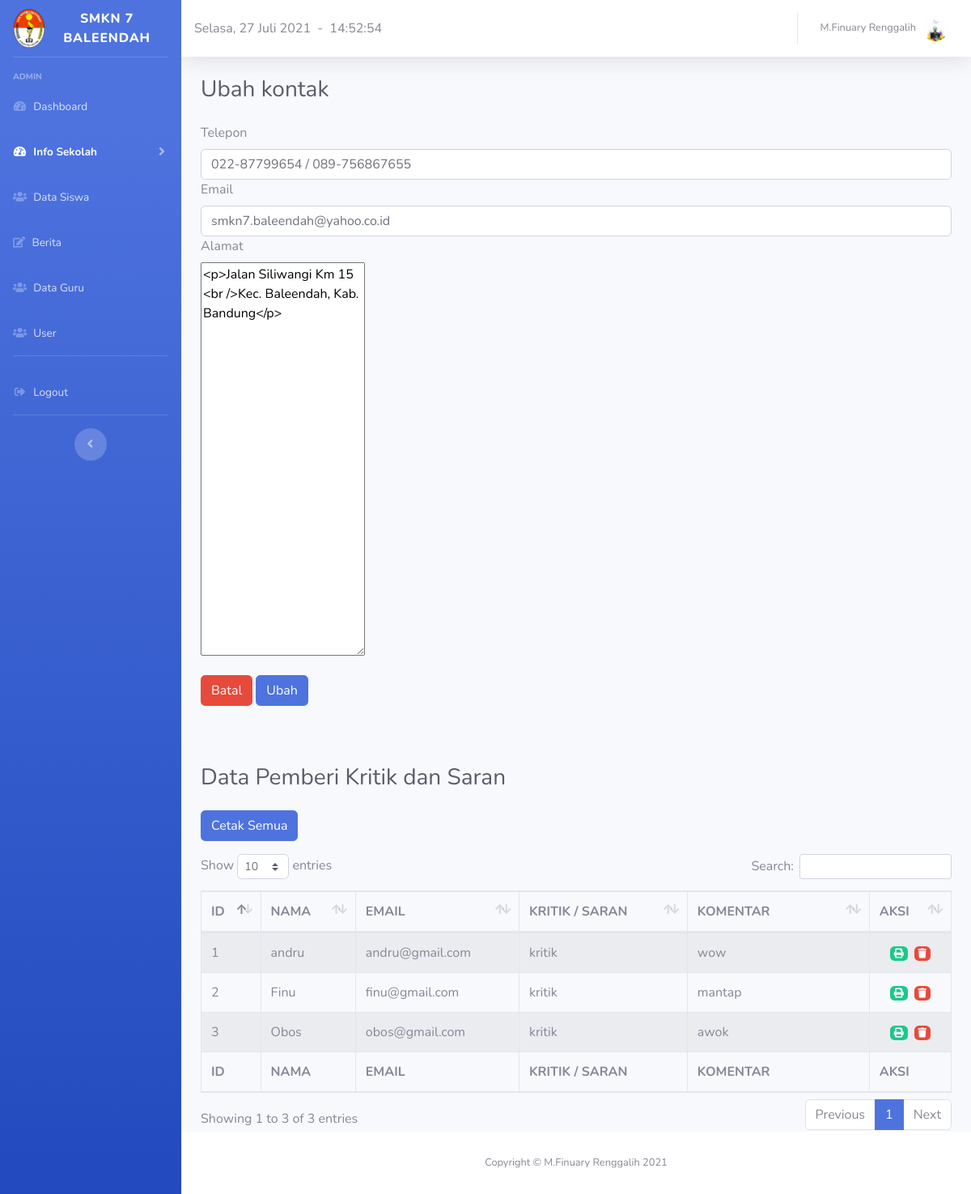
The page /halaman_admin/info_sekolah/kontak/kontak.php (signed in) on the database its author committed.
### tables this page shows
CREATE TABLE `kontak` (
  `id` int(11) NOT NULL,
  `telp` varchar(225) NOT NULL,
  `email` varchar(225) NOT NULL,
  `alamat` text NOT NULL
);

CREATE TABLE `kritik_saran` (
  `id` int(11) NOT NULL,
  `nama` varchar(225) NOT NULL,
  `email` varchar(225) NOT NULL,
  `kritik_saran` varchar(225) NOT NULL,
  `komentar` text NOT NULL
);

### halaman_admin/info_sekolah/kontak/kontak.php (the view, shortened to what this page needs)
  <!DOCTYPE html>
<html lang="en">
<head>
  <link rel="stylesheet" type="text/css" href="../../../assets/sweetalert/sweetalert2.all.min.css">
  <link href="../../vendor/fontawesome-free/css/all.min.css" rel="stylesheet" type="text/css">
  <link href="../../css/sb-admin-2.min.css" rel="stylesheet">
  <link href="../../vendor/datatables/dataTables.bootstrap4.min.css" rel="stylesheet">
</head>
<body id="page-top">
  <div id="wrapper">
    <ul class="navbar-nav bg-gradient-primary sidebar sidebar-dark accordion" id="accordionSidebar">
      <a class="sidebar-brand d-flex align-items-center justify-content-center" href="index.html">
        <div class="sidebar-brand-icon">
          <img src="../../../images/foto.png" height="50">
        </div>
        <div class="sidebar-brand-text mx-3">SMKN 7 BALEENDAH</div>
      </a>
      <hr class="sidebar-divider">
      <div class="sidebar-heading">
        Admin
      </div>
      <li class="nav-item">
        <a class="nav-link collapsed" href="../../halaman_admin.php" data-toggle="collapses" data-target="#collapsesOne" aria-expanded="true" aria-controls="collapseOnes">
          <i class="fas fa-fw fa-tachometer-alt"></i>
          <span>Dashboard</span></a>
      </li>
      <li class="nav-item active">
        <a class="nav-link collapsed" href="#" data-toggle="collapse" data-target="#collapseOne" aria-expanded="true" aria-controls="collapseOne">
          <i class="fas fa-fw fa-tachometer-alt"></i>
          <span>Info Sekolah</span></a>
      </li>
      <li class="nav-item">
        <a class="nav-link collapsed" href="../../siswa/tambah_siswa.php" data-toggle="collapses" data-target="#collapseTwo" aria-expanded="true" aria-controls="collapseTwo">
          <i class="fa fa-users"></i>
          <span>Data Siswa</span>
        </a>
      </li>
      <li class="nav-item">
        <a class="nav-link collapsed" href="../berita/berita.php" data-toggle="collapses" data-target="#collapseUtilities" aria-expanded="true" aria-controls="collapseUtilities">
          <i class="fa fa-edit"></i>
          <span>Berita</span>
        </a>
      </li>
      <li class="nav-item">
        <a class="nav-link collapsed" href="../../guru/tambah_guru.php" data-toggle="collapses" data-target="#collapsePages" aria-expanded="true" aria-controls="collapsePages">
          <i class="fa fa-users"></i>
          <span>Data Guru</span>
        </a>
      </li>
      <li class="nav-item">
        <a class="nav-link collapsed" href="../../user/tambah_user.php" data-toggle="collapses" data-target="#collapsePagess" aria-expanded="true" aria-controls="collapsePagess">
          <i class="fa fa-users"></i>
          <span>User</span></a>
      </li>
      <hr class="sidebar-divider d-none d-md-block">
      <li class="nav-item">
        <a class="nav-link" href="../../../login/logout.php">
          <i class="fas fa-fw fa-sign-out-alt"></i>
          <span>Logout</span></a>
      </li>
      <hr class="sidebar-divider d-none d-md-block">
      <div class="text-center d-none d-md-inline">
        <button class="rounded-circle border-0" id="sidebarToggle"></button>
      </div>
    </ul>
    <div id="content-wrapper" class="d-flex flex-column">
      <div id="content">
        <nav class="navbar navbar-expand navbar-light bg-white topbar mb-4 static-top shadow">
          <script lang="JavaScript">document.write(tanggallengkap);</script>&nbsp;&nbsp;-&nbsp;&nbsp;
          <div id="jam"></div>
          <ul class="navbar-nav ml-auto">
            <li class="nav-item dropdown no-arrow">
              <a class="nav-link dropdown-toggle" href="#" id="userDropdown" role="button" data-toggle="dropdown" aria-haspopup="true" aria-expanded="false">
                <span class="mr-2 d-none d-lg-inline text-gray-600 small"><?php echo $_SESSION['nama']; ?></span>
                <?php echo "<img class='img-profile rounded-circle' src='../../images/".$_SESSION['foto']."'>"; ?>
              </a>
            </li>
          </ul>
        </nav>
    <div class="container-fluid">
          <h1 class="h3 mb-4 text-gray-800">Ubah kontak</h1>
          <div class="row">
            <div class="col-lg">
            	<?php
      					include "../../../koneksi.php";
      					$query = "SELECT * FROM kontak";
      					$sql = mysqli_query($koneksi, $query);
      					$data = mysqli_fetch_array($sql);
      				?>
      <form method="post" action="proses_ubah.php?id=<?php echo $data['id']; ?>" enctype="multipart/form-data">
            <label for="telp">Telepon</label>
              <div class="input-group">
                  <input type="text" name="telp" value="<?php echo $data['telp']; ?>" class="form-control" id="telp">
              </div>
              <label for="email">Email</label>
              <div class="input-group">
                  <input type="email" name="email" value="<?php echo $data['email']; ?>" class="form-control" id="email">
              </div>
              <label for="alamat">Alamat</label>
              <div class="input-group">
                  <textarea class="tinymce" name="alamat" id="alamat" rows="20"><?php echo $data['alamat']; ?></textarea>
              </div>
              <br>
      </div>
        </div>
        <div>
        	<a href="profil_sekolah.php"><button type="button" class="btn btn-danger">Batal</button></a>
          <button type="submit" class="btn btn-primary" value="Ubah">Ubah</button>
        </div>
    </div>
    <br><br><br>
    <div class="container-fluid">
  <h1 class="h3 mb-4 text-gray-800">Data Pemberi Kritik dan Saran</h1>
  <a href="cetak.php" class="btn btn-primary mb-3" target="_blank">Cetak Semua</a>
      <div class="table-responsive">
        <table id="dataTable" class="table table-striped table-bordered data" width="100%" cellspacing="0">
          <thead>
            <tr>
              <th>ID</th>
              <th>NAMA</th>
              <th>EMAIL</th>
              <th>KRITIK / SARAN</th>
              <th>KOMENTAR</th>
              <th>AKSI</th>
            </tr>
          </thead>
          <tfoot>
            <tr>
              <th>ID</th>
              <th>NAMA</th>
              <th>EMAIL</th>
              <th>KRITIK / SARAN</th>
              <th>KOMENTAR</th>
              <th>AKSI</th>
            </tr>
          </tfoot>
          <tbody>
            <?php
              include "../../../koneksi.php";
              $id = 0;
              $sql = mysqli_query($koneksi, "SELECT * FROM kritik_saran ORDER BY nama ASC");
              while($data = mysqli_fetch_array($sql)) {
                $id++;
                echo "<tr>";
                echo "<td>$id</td>";
                echo "<td>".$data['nama']."</td>";
                echo "<td>".$data['email']."</td>";
                echo "<td>".$data['kritik_saran']."</td>";
                echo "<td width='200'>".$data['komentar']."</td>";
                echo "<td align='center'><a href='cetak_kontak.php?id=".$data['id']."' class='badge badge-success' target='_blank'><i class='fas fa-print'></i></a>&nbsp;&nbsp;<a href='proses_hapus.php?id=".$data['id']."' class='badge badge-danger'><i class='fa fa-trash'></i></a></td>";
                echo "</tr>";
              }
            ?>
          </tbody>
        </table>
      </div>
  </div>
      <footer class="sticky-footer bg-white">
        <div class="container my-auto">
          <div class="copyright text-center my-auto">
            <span>Copyright &copy; M.Finuary Renggalih <?= date('Y'); ?></span>
          </div>
        </div>
      </footer>
    </div>
  </div>
</body>
</html>

### rows shown on the page
kontak: telp "022-87799654 / 089-756867655", email "smkn7.baleendah@yahoo.co.id", alamat "<p>Jalan Siliwangi Km 15 <br />Kec. Baleendah, Kab. Bandung</p>"
kritik_saran: nama "andru", email "andru@gmail.com", kritik_saran "kritik", komentar "wow"
kritik_saran: nama "Finu", email "finu@gmail.com", kritik_saran "kritik", komentar "mantap"
kritik_saran: nama "Obos", email "obos@gmail.com", kritik_saran "kritik", komentar "awok"

### other values the page prints
$_SESSION['nama'] "M.Finuary Renggalih"
